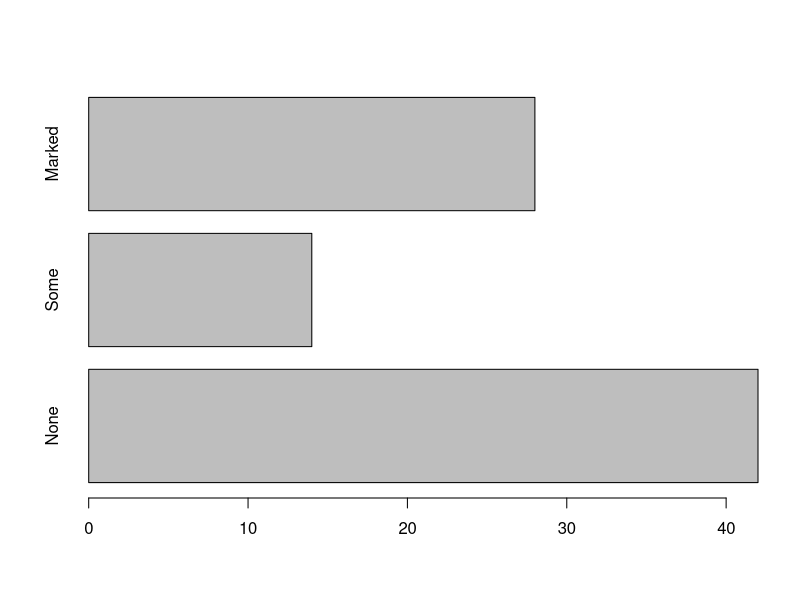
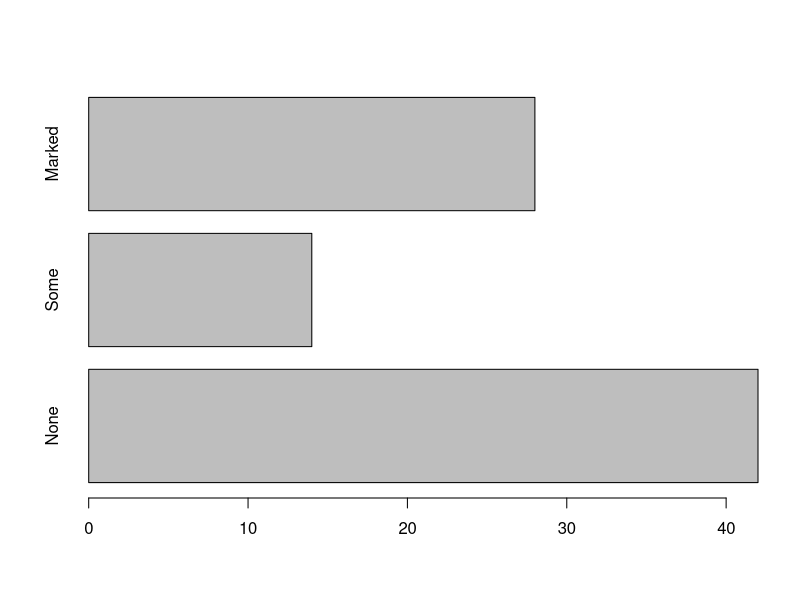
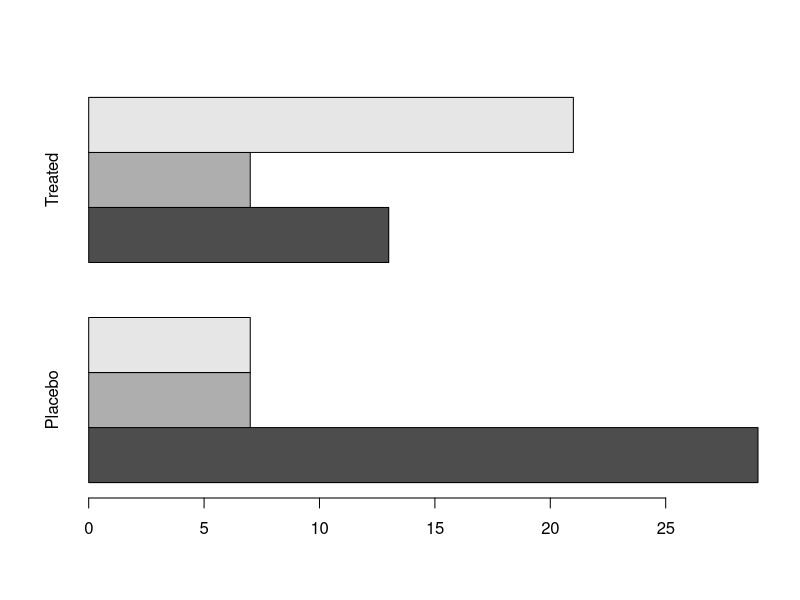
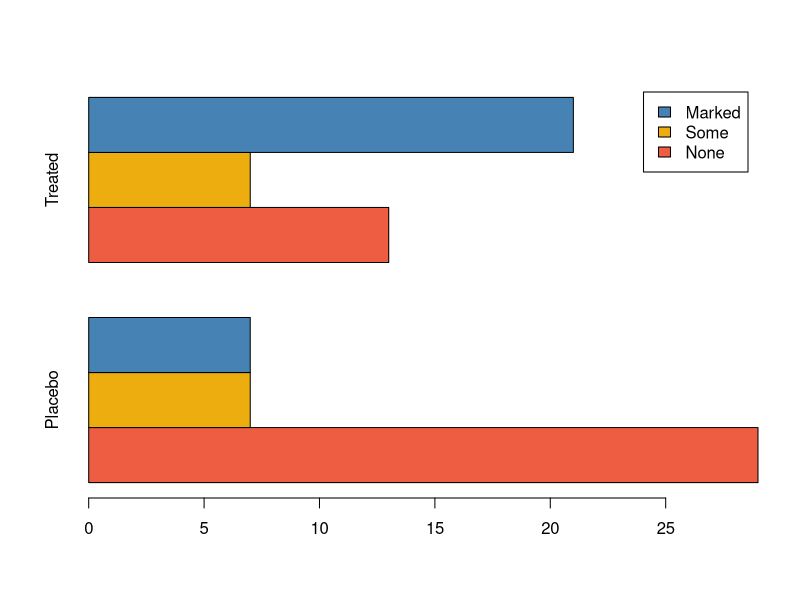
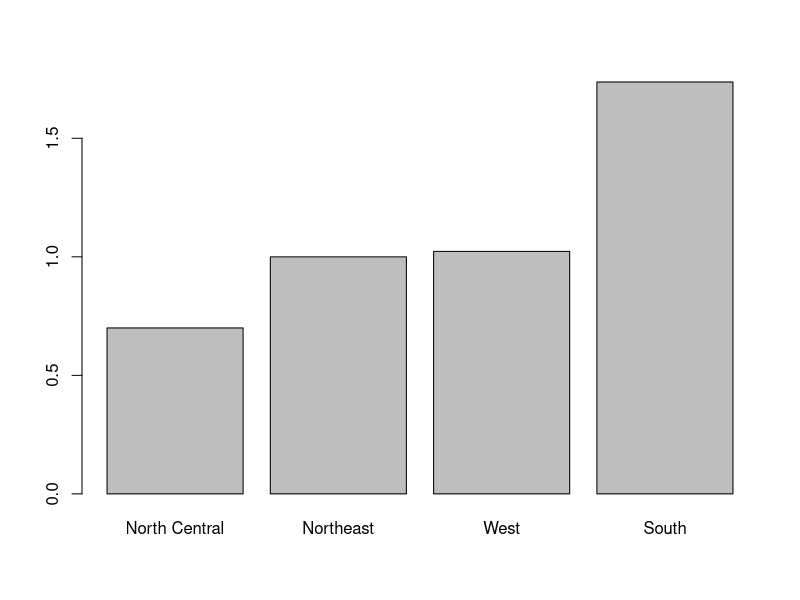
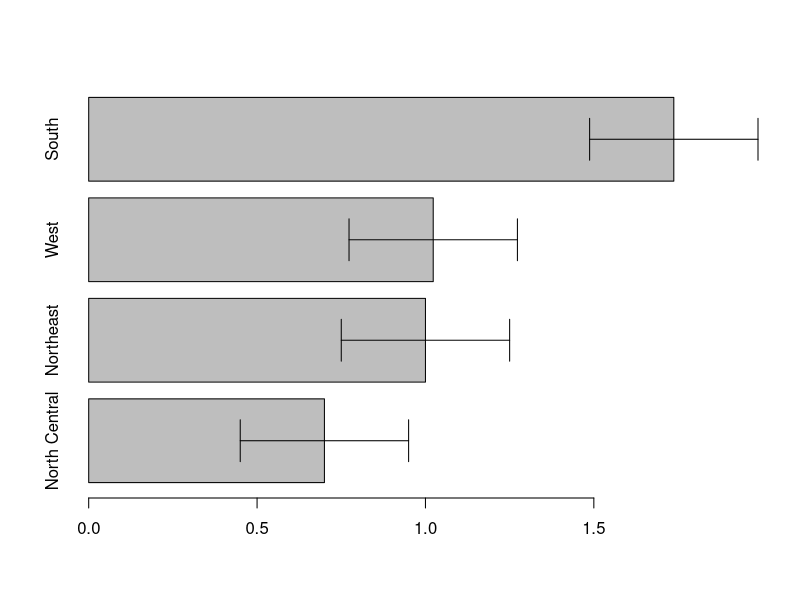
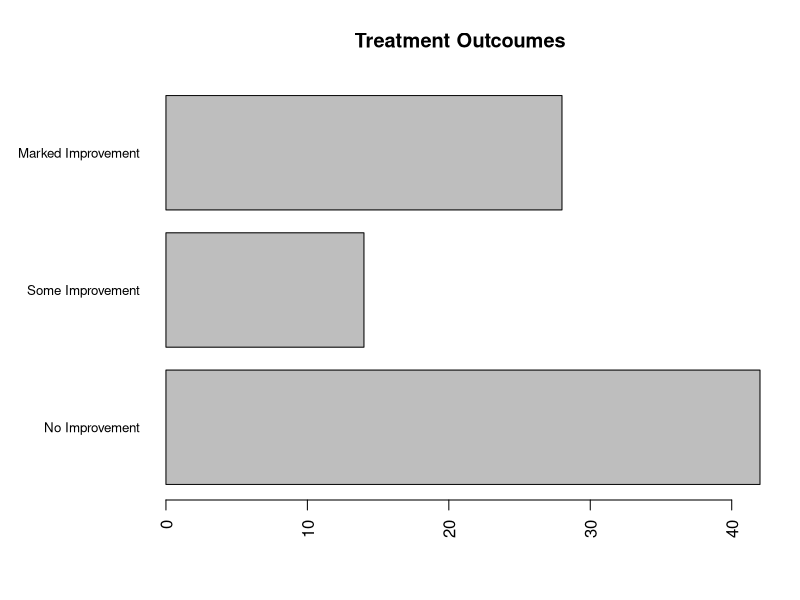
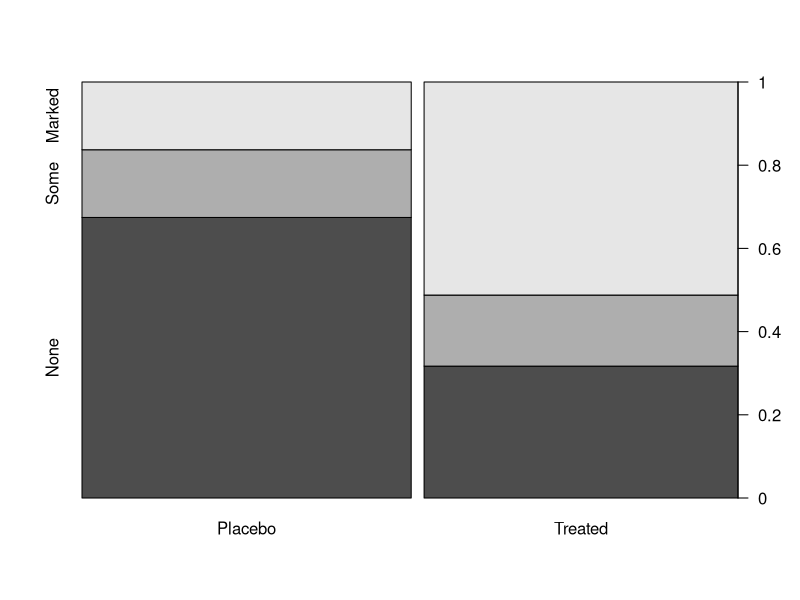

Reproduce these figures in R, in order.
library(vcd)
library(gplots)

# Bar Plots ---------------------------------------------------------------

# feeding counts into barplot()
counts <- table(Arthritis$Improved)
barplot(counts, horiz = TRUE)

# plotting factors directly
plot(Arthritis$Improved, horiz = TRUE)

# stacked/grouped bars
counts_2w <- table(Arthritis$Improved, Arthritis$Treatment)
barplot(counts_2w, horiz = TRUE, beside = TRUE)

# example 6.2
barplot(
  counts_2w,
  horiz = TRUE,
  beside = TRUE,
  col = c("tomato2", "darkgoldenrod2", "steelblue"),
  legend = rownames(counts_2w)
)

# bar plot for means
states <- data.frame(state.region, state.x77)
means <- aggregate(states$Illiteracy, by = list(state.region), FUN = mean)
means <- means[order(means$x), ]

barplot(means$x, names.arg = means$Group.1)

# add confidence intervals to the bar
barplot2(
  means$x,
  names.arg = means$Group.1,
  horiz = TRUE,
  plot.ci = TRUE,
  ci.l = (means$x - 0.25),
  ci.u = (means$x + 0.25)
)

# customize bar chart - example 6.4
par(mar = c(5, 8, 4, 2)) # margins
par(las = 2)             # rotates labels
counts <- table(Arthritis$Improved)
barplot(
  counts,
  horiz = TRUE,
  cex.names = 0.8, # label size
  names.arg = c(   # label text
    "No Improvement",
    "Some Improvement",
    "Marked Improvement"
  ),
  main = "Treatment Outcoumes"
)

# spinogram
spine(t(counts_2w))


# Pie Charts --------------------------------------------------------------
